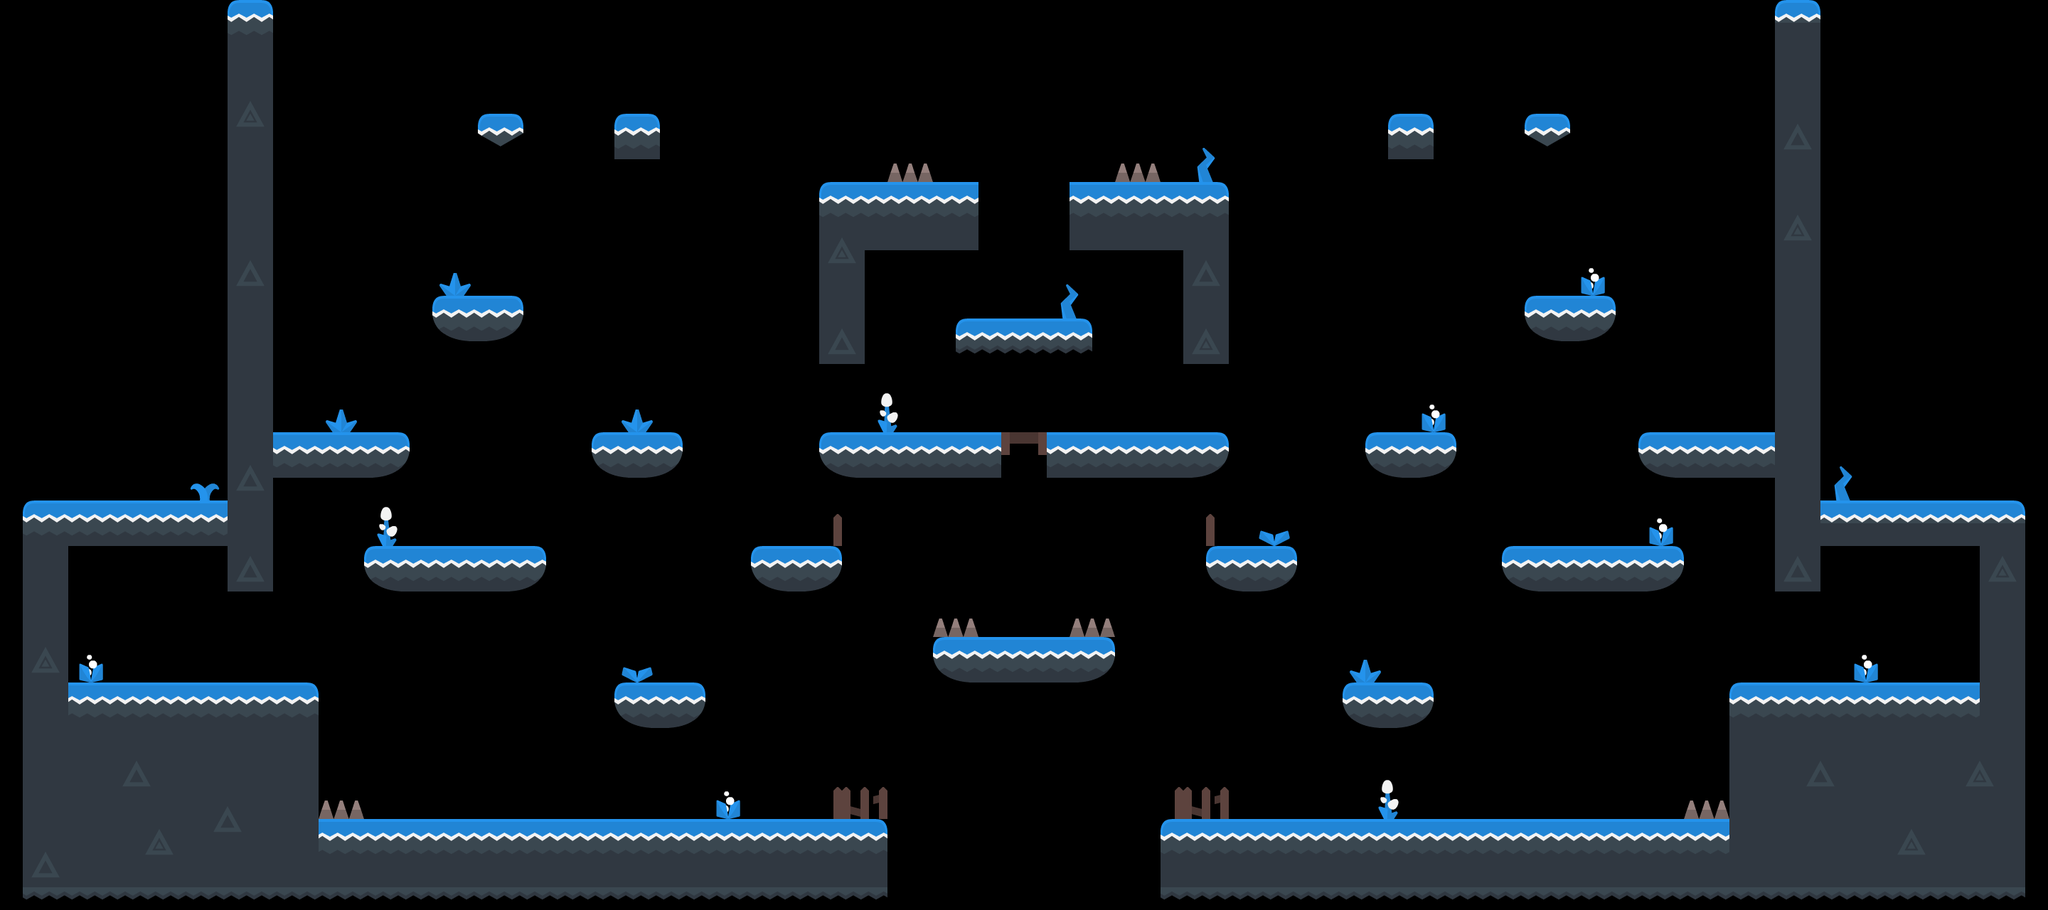

This game map was drawn from its Tiled (.tmx) file and the tilesets committed beside it. A one-line description and the trimmed map source follow:
An orthogonal 90x40 tile map with 32x32 px tiles, 1 tile layer (Escenario), 3 hidden layers not drawn and 97 objects (59x platform, 18x moneda, 6x pinchos, 6x arma, 4x player, ...).

<map version="1.0" orientation="orthogonal" renderorder="right-down" width="90" height="40" tilewidth="32" tileheight="32" nextobjectid="169">
 <properties>
  <property name="fondo" value="./resources/fondos/fondoHielo.jpg" />
 </properties>
 <tileset firstgid="1" name="tilesheet_complete" tilewidth="32" tileheight="32" tilecount="1056" columns="44">
  <image source="tilesheet_complete.png" width="1408" height="768" />
 </tileset>
 <layer name="Escenario" width="90" height="40">
  <data>[3600 cells, 978 non-empty, 84 distinct tile ids]</data>
 </layer>
 <layer name="IA bajar" width="90" height="40" visible="0">
  <data>[3600 cells, 352 non-empty, 5 distinct tile ids]</data>
 </layer>
 <layer name="IA misma" width="90" height="40" visible="0">
  <data>[3600 cells, 356 non-empty, 3 distinct tile ids]</data>
 </layer>
 <layer name="IA subir" width="90" height="40" visible="0">
  <data>[3600 cells, 352 non-empty, 5 distinct tile ids]</data>
 </layer>
 <objectgroup name="Plataformas" visible="0">
  <object id="16" name="platform" x="32" y="768" width="64" height="192">
   <properties>
    <property name="roz" value="0" />
   </properties>
  </object>
  <object id="18" name="platform" x="320" y="0" width="64" height="832">
   <properties>
    <property name="roz" value="0" />
   </properties>
  </object>
  <object id="20" name="platform" x="32" y="992" width="416" height="288">
   <properties>
    <property name="roz" value="0" />
   </properties>
  </object>
  <object id="21" name="platform" x="448" y="1152" width="800" height="128">
   <properties>
    <property name="roz" value="2" />
   </properties>
  </object>
  <object id="22" name="platform" x="1632" y="1152" width="800" height="128">
   <properties>
    <property name="roz" value="2" />
   </properties>
  </object>
  <object id="23" name="platform" x="32" y="960" width="416" height="32">
   <properties>
    <property name="roz" value="2" />
   </properties>
  </object>
  <object id="31" name="platform" x="864" y="992" width="128" height="32">
   <properties>
    <property name="roz" value="0" />
   </properties>
  </object>
  <object id="32" name="platform" x="864" y="960" width="128" height="32">
   <properties>
    <property name="roz" value="2" />
   </properties>
  </object>
  <object id="39" name="platform" x="2112" y="768" width="256" height="32">
   <properties>
    <property name="roz" value="2" />
   </properties>
  </object>
  <object id="40" name="platform" x="2112" y="800" width="256" height="32">
   <properties>
    <property name="roz" value="0" />
   </properties>
  </object>
  <object id="41" name="platform" x="2144" y="448" width="160" height="32">
   <properties>
    <property name="roz" value="0" />
   </properties>
  </object>
  <object id="42" name="platform" x="2144" y="416" width="160" height="32">
   <properties>
    <property name="roz" value="2" />
   </properties>
  </object>
  <object id="43" name="platform" x="576" y="448" width="160" height="32">
   <properties>
    <property name="roz" value="0" />
   </properties>
  </object>
  <object id="44" name="platform" x="576" y="416" width="160" height="32">
   <properties>
    <property name="roz" value="2" />
   </properties>
  </object>
  <object id="45" name="platform" x="512" y="800" width="256" height="32">
   <properties>
    <property name="roz" value="0" />
   </properties>
  </object>
  <object id="46" name="platform" x="512" y="768" width="256" height="32">
   <properties>
    <property name="roz" value="2" />
   </properties>
  </object>
  <object id="47" name="platform" x="1152" y="640" width="243" height="32">
   <properties>
    <property name="roz" value="0" />
   </properties>
  </object>
  <object id="48" name="platform" x="1152" y="608" width="243" height="32">
   <properties>
    <property name="roz" value="2" />
   </properties>
  </object>
  <object id="49" name="platform" x="1484.5" y="640" width="243" height="32">
   <properties>
    <property name="roz" value="0" />
   </properties>
  </object>
  <object id="50" name="platform" x="1484.5" y="608" width="243" height="32">
   <properties>
    <property name="roz" value="2" />
   </properties>
  </object>
  <object id="51" name="platform" x="1312" y="928" width="256" height="32">
   <properties>
    <property name="roz" value="0" />
   </properties>
  </object>
  <object id="52" name="platform" x="1312" y="896" width="256" height="32">
   <properties>
    <property name="roz" value="2" />
   </properties>
  </object>
  <object id="53" name="platform" x="2432" y="960" width="416" height="32">
   <properties>
    <property name="roz" value="2" />
   </properties>
  </object>
  <object id="54" name="platform" x="2432" y="992" width="416" height="288">
   <properties>
    <property name="roz" value="0" />
   </properties>
  </object>
  <object id="56" name="platform" x="2496" y="0" width="64" height="832">
   <properties>
    <property name="roz" value="0" />
   </properties>
  </object>
  <object id="60" name="platform" x="384" y="608" width="192" height="32">
   <properties>
    <property name="roz" value="2" />
   </properties>
  </object>
  <object id="61" name="platform" x="384" y="640" width="192" height="32">
   <properties>
    <property name="roz" value="0" />
   </properties>
  </object>
  <object id="62" name="platform" x="2304" y="640" width="192" height="32">
   <properties>
    <property name="roz" value="0" />
   </properties>
  </object>
  <object id="63" name="platform" x="2304" y="608" width="192" height="32">
   <properties>
    <property name="roz" value="2" />
   </properties>
  </object>
  <object id="64" name="platform" x="1952" y="192" width="64" height="32">
   <properties>
    <property name="roz" value="0" />
   </properties>
  </object>
  <object id="65" name="platform" x="1952" y="160" width="64" height="32">
   <properties>
    <property name="roz" value="2" />
   </properties>
  </object>
  <object id="66" name="platform" x="864" y="192" width="64" height="32">
   <properties>
    <property name="roz" value="0" />
   </properties>
  </object>
  <object id="67" name="platform" x="864" y="160" width="64" height="32">
   <properties>
    <property name="roz" value="2" />
   </properties>
  </object>
  <object id="124" name="platform" x="2784" y="768" width="64" height="192">
   <properties>
    <property name="roz" value="0" />
   </properties>
  </object>
  <object id="129" name="platform" x="1152" y="288" width="224" height="64">
   <properties>
    <property name="roz" value="0" />
   </properties>
  </object>
  <object id="130" name="platform" x="1152" y="256" width="224" height="32">
   <properties>
    <property name="roz" value="2" />
   </properties>
  </object>
  <object id="131" name="platform" x="1504" y="288" width="224" height="64">
   <properties>
    <property name="roz" value="0" />
   </properties>
  </object>
  <object id="132" name="platform" x="1504" y="256" width="224" height="32">
   <properties>
    <property name="roz" value="2" />
   </properties>
  </object>
  <object id="133" name="platform" x="1152" y="352" width="64" height="160">
   <properties>
    <property name="roz" value="0" />
   </properties>
  </object>
  <object id="134" name="platform" x="1664" y="352" width="64" height="160">
   <properties>
    <property name="roz" value="0" />
   </properties>
  </object>
  <object id="136" name="platform" x="1344" y="448" width="192" height="32">
   <properties>
    <property name="roz" value="2" />
   </properties>
  </object>
  <object id="137" name="platform" x="832" y="608" width="128" height="32">
   <properties>
    <property name="roz" value="2" />
   </properties>
  </object>
  </objectgroup>
 <objectgroup name="Trampas">
  <!-- 6 objects omitted --></objectgroup>
 <objectgroup name="Spawns">
  <!-- 32 objects omitted --></objectgroup>
</map>
<!-- 55 of 97 objects omitted -->
